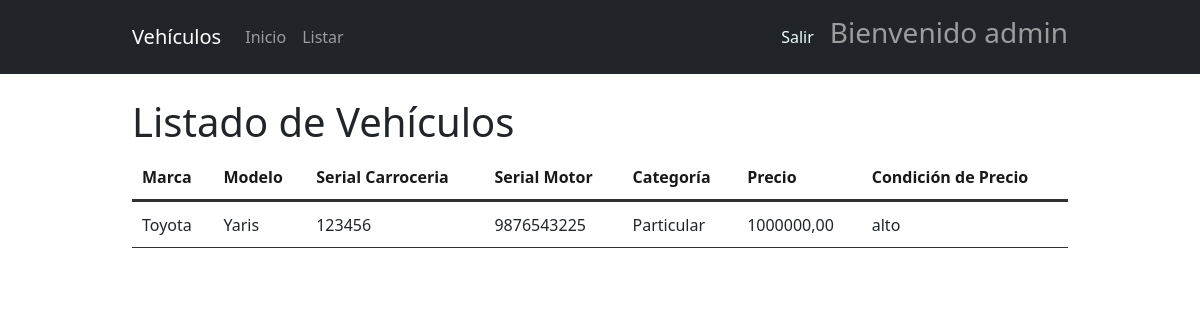
Before: /vehiculo/list/ (signed in) with the older database file.
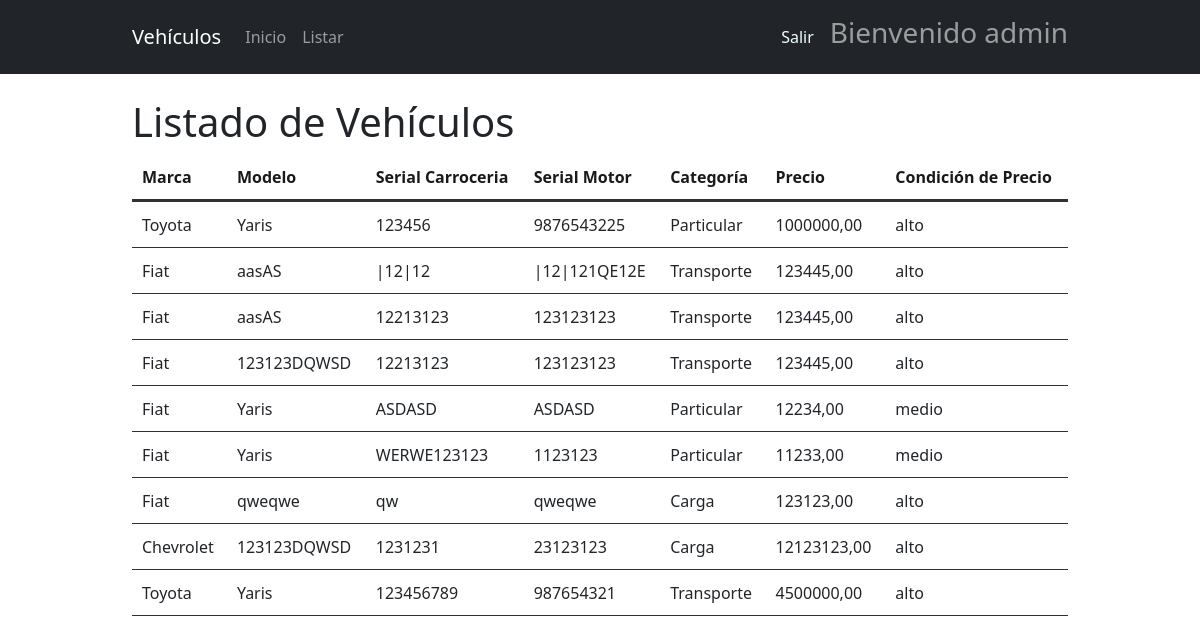
After: the same page with the newer database file.
### vehiculo/models.py (models this page shows, shortened)
class Vehiculo(models.Model):
    MARCAS = [ ('Ford', 'Ford'), ('Fiat', 'Fiat'), ('Chevrolet', 'Chevrolet'),  ('Toyota', 'Toyota'), ]
    CATEGORIAS = [ ('Particular', 'Particular'), ('Transporte', 'Transporte'), ('Carga', 'Carga'), ]
    marca = models.CharField(max_length=20, choices=MARCAS, default='Ford')
    modelo = models.CharField(max_length=100)
    serial_carroceria = models.CharField(max_length=50)
    serial_motor = models.CharField(max_length=50)
    categoria = models.CharField(max_length=20, choices=CATEGORIAS, default='Particular')
    precio = models.DecimalField(max_digits=10, decimal_places=2)
    fecha_creacion = models.DateTimeField(auto_now_add=True)
    fecha_modificacion = models.DateTimeField(auto_now=True)

### vehiculo/views.py (the view)
# urls.py: path('list/', views.listar, name='listar'),
@login_required
@permission_required('vehiculo.view_vehiculo', raise_exception=True)
def listar(request):
    vehiculos = Vehiculo.objects.all()
    filtro = []
    for vehiculo in vehiculos:
        if vehiculo.precio < 10000:
            filtro.append('bajo')
        elif vehiculo.precio >= 10000 and vehiculo.precio < 30000:
            filtro.append('medio')
        elif vehiculo.precio >= 30000:
            filtro.append('alto')
        else:
            filtro.append('error')
    filtro_listo = zip(vehiculos, filtro)
    print(filtro)
    return render(request, 'vehiculo/listar.html', {'filtro_listo': filtro_listo})

### vehiculo/templates/vehiculo/listar.html (shortened to what this page needs)
{% extends 'base.html' %}
{% block content %}
<header>
    <h1 class="listado">Listado de Vehículos</h1>
</header>
<div>
    {% if filtro_listo %}
    <table>
        <thead>
            <tr>
                <th>Marca</th>
                <th>Modelo</th>
                <th>Serial Carroceria</th>
                <th>Serial Motor</th>
                <th>Categoría</th>
                <th>Precio</th>
                <th>Condición de Precio</th>
            </tr>
        </thead>
        <tbody>
                {% for vehiculo, categoria in filtro_listo %}
                    <tr>
                        <td>{{ vehiculo.marca }}</td>
                        <td>{{ vehiculo.modelo }}</td>
                        <td>{{ vehiculo.serial_carroceria }}</td>
                        <td>{{ vehiculo.serial_motor }}</td>
                        <td>{{ vehiculo.categoria }}</td>
                        <td>{{ vehiculo.precio }}</td>
                        <td>{{ categoria }}</td>
                    </tr>
                {% endfor %}
            {% else %}
                <p>No hay ofertas disponibles actualmente...</p>
    {% endif %}
        </tbody>
    </table>
</div>
{% endblock %}

### templates/base.html (shortened to what this page needs)
{%load static%}
<!DOCTYPE html>
<html lang="en">
  <head>
    <link
      href="https://cdn.jsdelivr.net/npm/bootstrap@5.3.3/dist/css/bootstrap.min.css"
      rel="stylesheet"
    />
    <link rel="stylesheet" href="{% static 'css/styles.css' %}" />
  </head>
  <body>
    <nav class="navbar navbar-expand-lg navbar-dark bg-dark">
      <div class="container">
        <a class="navbar-brand" href="{% url 'index' %}">Vehículos</a>
        <div class="collapse navbar-collapse" id="navbarNav">
          <ul class="navbar-nav ml-auto">
            <li class="nav-item">
              <a class="nav-link" href="{% url 'index' %}"
                >Inicio</a
              >
            </li>
            <li class="nav-item">
              <a class="nav-link" href="{% url 'vehiculo:listar' %}">Listar</a>
            </li>
          </ul>
        </div>
        {% if user.is_authenticated %}
          <a href="{% url 'permisos:cerrar_session' %}" class="ancla" >Salir</a>
          <span class="navbar-text">
          <h3> Bienvenido  {{ user.username }}</h3>
          </span>
        {% else %}
          <a href="{% url 'login' %}" class="btn btn-outline-success">Iniciar sesión</a>
        {% endif %}
      </div>
    </nav>
    <div class="container mt-4">{% block content %}{% endblock %}</div>
  </body>
</html>

### static/css/styles.css (style rules this page uses)
.ancla { margin: 0px; padding: 0px; border: 0px; text-decoration: none; margin-right: 1rem; color: azure; }
header .listado { text-align: left; }
.container { width: 80%; margin-top: 0 auto; }
table { width: 100%; border-collapse: separate; border-spacing: 0 1px; }
table, th, td tr { border: none; }
th, td { padding: 10px; text-align: left; border-bottom: 1px solid #313133; }
th { text-align: left; color: #0f0e0ef3; border-bottom: 3px solid #313133; }

Changed rows visible on the page:
added Vehiculo: marca "Fiat", modelo "aasAS", serial_carroceria "|12|12", serial_motor "|12|121QE12E", categoria "Transporte", precio "123445,00", categoria "alto"
added Vehiculo: marca "Fiat", modelo "aasAS", serial_carroceria "12213123", serial_motor "123123123", categoria "Transporte", precio "123445,00", categoria "alto"
added Vehiculo: marca "Fiat", modelo "123123DQWSD", serial_carroceria "12213123", serial_motor "123123123", categoria "Transporte", precio "123445,00", categoria "alto"
added Vehiculo: marca "Fiat", modelo "Yaris", serial_carroceria "ASDASD", serial_motor "ASDASD", categoria "Particular", precio "12234,00", categoria "medio"
added Vehiculo: marca "Fiat", modelo "Yaris", serial_carroceria "WERWE123123", serial_motor "1123123", categoria "Particular", precio "11233,00", categoria "medio"
added Vehiculo: marca "Fiat", modelo "qweqwe", serial_carroceria "qw", serial_motor "qweqwe", categoria "Carga", precio "123123,00", categoria "alto"
added Vehiculo: marca "Chevrolet", modelo "123123DQWSD", serial_carroceria "1231231", serial_motor "23123123", categoria "Carga", precio "12123123,00", categoria "alto"
added Vehiculo: marca "Toyota", modelo "Yaris", serial_carroceria "123456789", serial_motor "987654321", categoria "Transporte", precio "4500000,00", categoria "alto"
